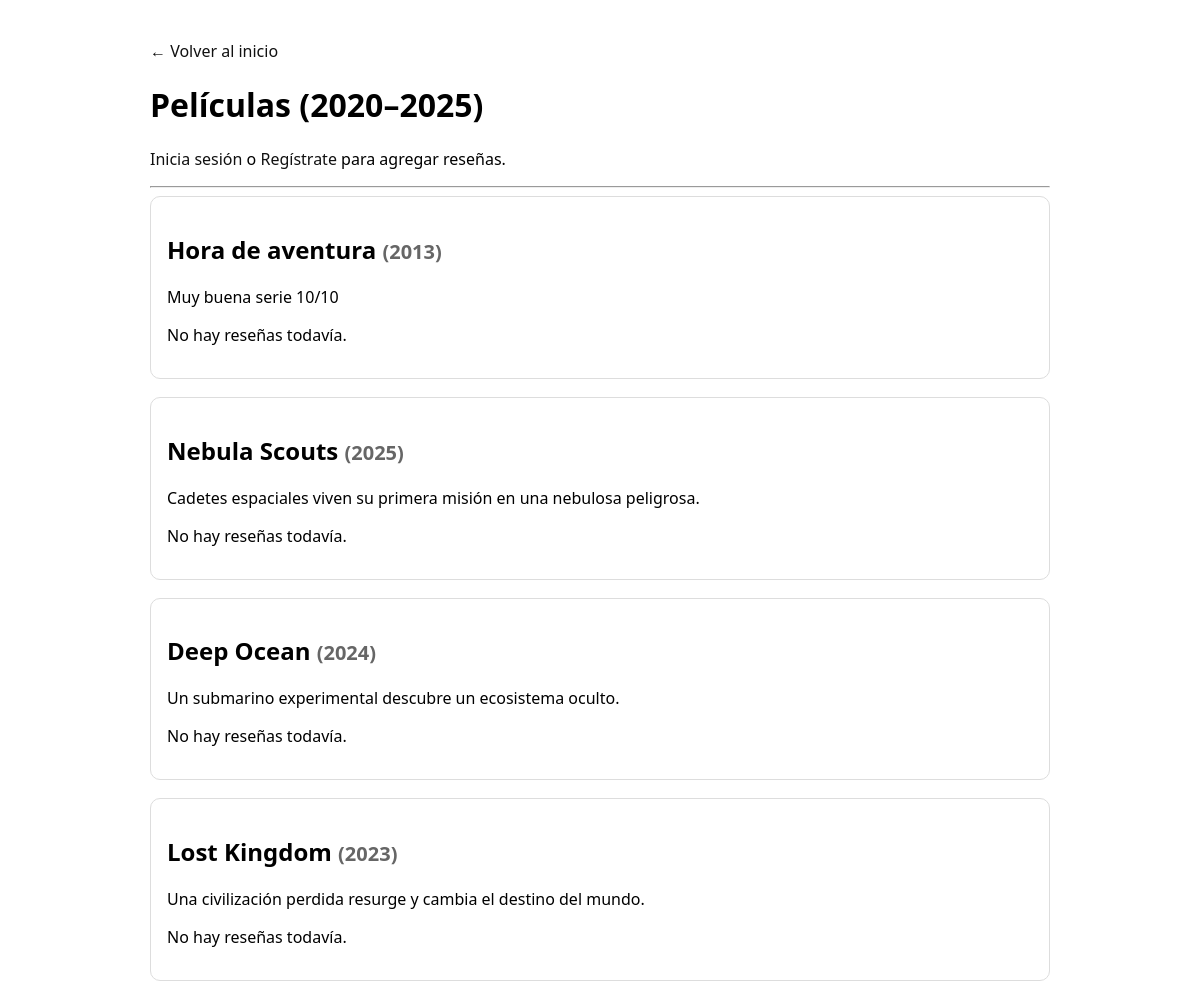
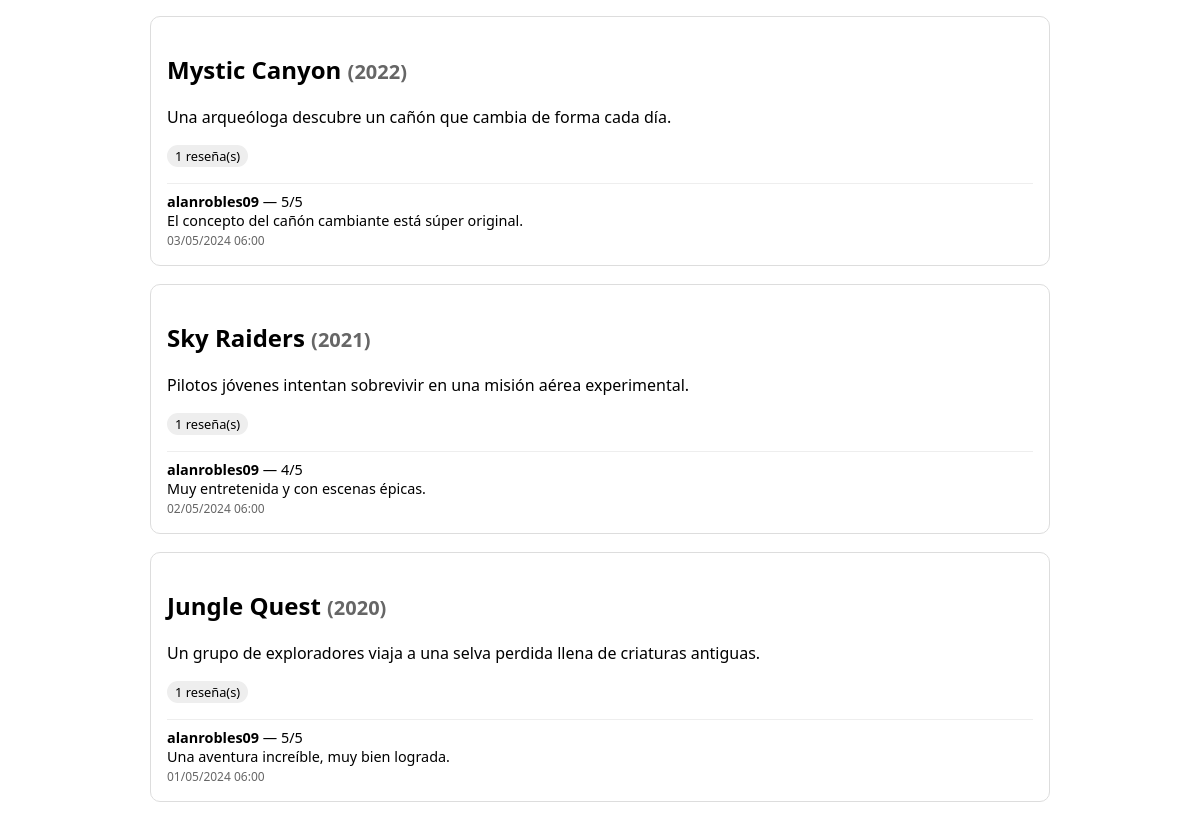
Page /movies/ on the committed database (2 pictures, top to bottom).
### sistema/models.py (models this page shows, shortened)
class Movie(models.Model):
    title = models.CharField("Título", max_length=200)
    description = models.TextField("Descripción", blank=True)
    year = models.PositiveIntegerField("Año", default=2024)  # ← CORREGIDO
    genre = models.CharField("Género", max_length=50, default="Aventura")
    created_at = models.DateTimeField("Creada el", auto_now_add=True)
    class Meta:
        ordering = ['-created_at']
        verbose_name = "Película"
        verbose_name_plural = "Películas"

class Review(models.Model):
    movie = models.ForeignKey(
        Movie,
        on_delete=models.CASCADE,
        related_name='reviews',
        verbose_name="Película",
    )
    user = models.ForeignKey(
        User,
        on_delete=models.CASCADE,
        related_name='reviews',
        verbose_name="Usuario",
    )
    rating = models.PositiveSmallIntegerField("Calificación", help_text="Del 1 al 5")
    comment = models.TextField("Comentario")
    created_at = models.DateTimeField("Creada el", auto_now_add=True)
    class Meta:
        ordering = ['-created_at']
        verbose_name = "Reseña"
        verbose_name_plural = "Reseñas"

### sistema/views.py (the view)
# urls.py: path('movies/', movies_view, name='movies'),
def movies_view(request):
    movies = Movie.objects.all().order_by('-created_at')
    return render(request, 'movies.html', {'movies': movies})

### sistema/templates/movies.html (shortened to what this page needs)
<!doctype html>
<html>
<head>
</head>
<body>
<a href="/">← Volver al inicio</a>
<h1>Películas (2020–2025)</h1>
{% if request.user.is_authenticated %}
  <p>
    Hola, <strong>{{ request.user.username }}</strong> |
    <a href="{% url 'logout' %}">Cerrar sesión</a>
  </p>
  <p>
    <a href="{% url 'add_movie' %}">
      <button class="btn">Agregar película</button>
    </a>
    <a href="{% url 'my_reviews' %}">
      <button class="btn">Mis reseñas</button>
    </a>
  </p>
{% else %}
  <p>
    <a href="{% url 'login' %}">Inicia sesión</a> o
    <a href="{% url 'register' %}">Regístrate</a> para agregar reseñas.
  </p>
{% endif %}
<hr>
{% for movie in movies %}
  <div class="movie-card">
    <h2>{{ movie.title }} <small>({{ movie.year }})</small></h2>
    <p>{{ movie.description }}</p>
    {% if movie.reviews.count %}
      <p><span class="badge">{{ movie.reviews.count }} reseña(s)</span></p>
      {% for r in movie.reviews.all %}
        <div class="review">
          <strong>{{ r.user.username }}</strong> — {{ r.rating }}/5<br>
          {{ r.comment }}<br>
          <small>{{ r.created_at|date:"d/m/Y H:i" }}</small>
        </div>
      {% endfor %}
    {% else %}
      <p>No hay reseñas todavía.</p>
    {% endif %}
  </div>
{% empty %}
  <p>No hay películas registradas.</p>
{% endfor %}
</body>
</html>

### sistema/templates/movies.html (style rules this page uses)
body { font-family: system-ui, Arial; max-width: 900px; margin: 40px auto; }
.movie-card { border: 1px solid #ddd; padding: 16px; border-radius: 10px; margin-bottom: 18px; }
.review { border-top: 1px solid #eee; padding-top: 8px; margin-top: 8px; font-size: 0.9rem; }
.badge { display: inline-block; padding: 2px 8px; background: #eee; border-radius: 999px; font-size: 0.8rem; }
a { text-decoration: none; color: #111; }
small { color: #666; }

### rows in the picture
Movie: title "Hora de aventura", year "2013", description "Muy buena serie 10/10", shows "No hay reseñas todavía."
Movie: title "Nebula Scouts", year "2025", description "Cadetes espaciales viven su primera misión en una nebulosa peligrosa.", shows "No hay reseñas todavía."
Movie: title "Deep Ocean", year "2024", description "Un submarino experimental descubre un ecosistema oculto.", shows "No hay reseñas todavía."
Movie: title "Lost Kingdom", year "2023", description "Una civilización perdida resurge y cambia el destino del mundo.", shows "No hay reseñas todavía."
Movie: title "Mystic Canyon", year "2022", description "Una arqueóloga descubre un cañón que cambia de forma cada día.", reviews.count "1"
Review: user.username "alanrobles09", rating "5", comment "El concepto del cañón cambiante está súper original.", created_at "03/05/2024 06:00"
Movie: title "Sky Raiders", year "2021", description "Pilotos jóvenes intentan sobrevivir en una misión aérea experimental.", reviews.count "1"
Review: user.username "alanrobles09", rating "4", comment "Muy entretenida y con escenas épicas.", created_at "02/05/2024 06:00"
Movie: title "Jungle Quest", year "2020", description "Un grupo de exploradores viaja a una selva perdida llena de criaturas antiguas.", reviews.count "1"
Review: user.username "alanrobles09", rating "5", comment "Una aventura increíble, muy bien lograda.", created_at "01/05/2024 06:00"
